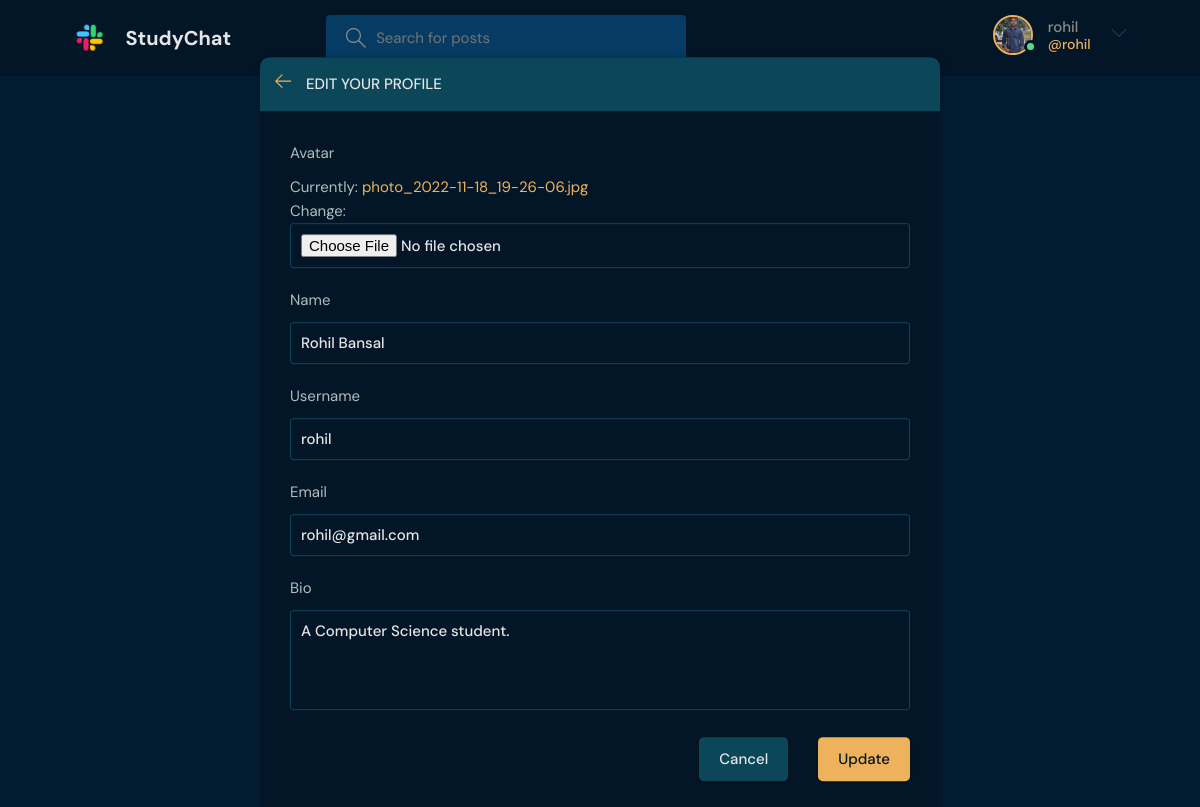
Screenshot of /update-user/ (signed in) with the database file from the repository.
### base/models.py (models this page shows)
class User(AbstractUser):
    name = models.CharField(max_length=200, null=True)
    email = models.EmailField(unique=True, null=True)
    bio = models.TextField(null=True)
    username = models.CharField(max_length=24, unique=True)
    avatar = models.ImageField(null=True, default="avatar.svg")
    USERNAME_FIELD = 'email'
    REQUIRED_FIELDS = ['username']

### base/views.py (the view)
# urls.py: path('update-user/', views.updateUser, name="update-user"),
@login_required(login_url='login')
def updateUser(request):
    user = request.user
    form = UserForm(instance=user)
    if request.method == 'POST':
        form = UserForm(request.POST, request.FILES, instance=user)
        if form.is_valid():
            form.save()
            return redirect('user-profile', pk=user.id)
    return render(request, 'base/update-user.html', {'form': form})

### base/forms.py
class UserForm(ModelForm):
    class Meta:
        model = User
        fields = ['avatar', 'name', 'username', 'email', 'bio']

### base/templates/base/update-user.html (shortened to what this page needs)
{% extends 'main.html' %}
{% block content %}
<main class="update-account layout">
  <div class="container">
    <div class="layout__box">
      <div class="layout__boxHeader">
        <div class="layout__boxTitle">
          <a href="{% url 'home' %}">
            <svg version="1.1" xmlns="http://www.w3.org/2000/svg" width="32" height="32" viewBox="0 0 32 32">
              <title>arrow-left</title>
              <path
                d="M13.723 2.286l-13.723 13.714 13.719 13.714 1.616-1.611-10.96-10.96h27.625v-2.286h-27.625l10.965-10.965-1.616-1.607z">
              </path>
            </svg>
          </a>
          <h3>Edit your profile</h3>
        </div>
      </div>
      <div class="layout__body">
        <form class="form" action="" method="POST" enctype="multipart/form-data">
          {% for field in form %}
          <div class="form__group">
            <label for="profile_pic">{{field.label}}</label>
            {{field}}
          </div>
          {% endfor %}
          <div class="form__action">
            <a class="btn btn--dark" href="index.html">Cancel</a>
            <button class="btn btn--main" type="submit">Update</button>
          </div>
        </form>
      </div>
    </div>
  </div>
</main>
{% endblock content %}

### templates/navbar.html (shortened to what this page needs)
{% load static %}
<header class="header header--loggedIn">
    <div class="container">
        <a href="{% url 'home' %}" class="header__logo">
            <img src="{% static 'images/logo.png' %}" />
            <h1>StudyChat</h1>
        </a>
        <form class="header__search" method="GET" action="{% url 'home' %}">
            <label>
                <input name="searchq" placeholder="Search for posts" />
            </label>
        </form>
        <nav class="header__menu">
            {% if request.user.is_authenticated %}
            <div class="header__user">
                <a href="{% url 'user-profile' request.user.id %}">
                    <div class="avatar avatar--medium active">
                        <img src="{{request.user.avatar.url}}" />
                    </div>
                    <p>{{request.user.username}} <span>@{{request.user.username}}</span></p>
                </a>
                <button class="dropdown-button">
                    <svg version="1.1" xmlns="http://www.w3.org/2000/svg" width="32" height="32" viewBox="0 0 32 32">
                        <title>chevron-down</title>
                        <path d="M16 21l-13-13h-3l16 16 16-16h-3l-13 13z"></path>
                    </svg>
                </button>
            </div>
            {% else %}
            <a href="{% url 'login' %}">
                <img src="{% static 'images/avatar.svg' %}" />
                <p>Login</p>
            </a>
            {% endif %}
        </nav>
    </div>
</header>

### rows the page displays
User: user.avatar (picture), user.username "rohil", form "Rohil Bansal" "rohil" "rohil@gmail.com" "A Computer Science student."

### other values shown
{{ field.label }} "Avatar" "Name" "Username" "Email" "Bio"
